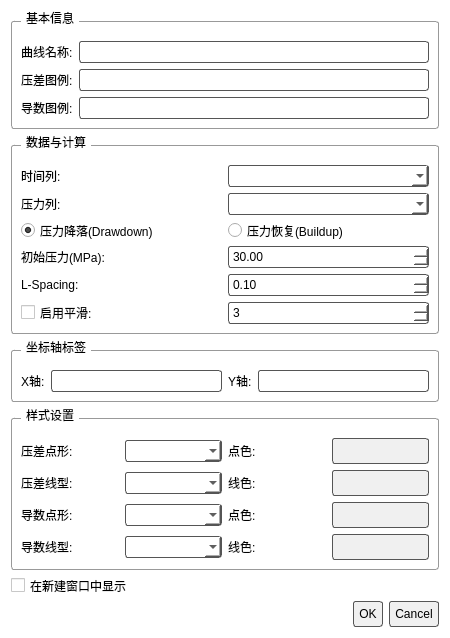
<?xml version="1.0" encoding="UTF-8"?>
<ui version="4.0">
 <class>PlottingDialog3</class>
 <widget class="QDialog" name="PlottingDialog3">
  <property name="geometry">
   <rect>
    <x>0</x>
    <y>0</y>
    <width>450</width>
    <height>620</height>
   </rect>
  </property>
  <property name="windowTitle">
   <string>双对数曲线设置</string>
  </property>
  <property name="styleSheet">
   <string notr="true">/* 统一样式 */
QDialog, QWidget { background-color: white;
color: black; font-family: &quot;Microsoft YaHei&quot;; }
QLabel { color: black; }
QLineEdit, QComboBox, QSpinBox, QDoubleSpinBox { color: black; background-color: white;
border: 1px solid #555; padding: 2px; border-radius: 3px; }
QGroupBox { border: 1px solid #999; margin-top: 10px; padding-top: 10px; border-radius: 3px;
}
QGroupBox::title { subcontrol-origin: margin; left: 10px; padding: 0 3px; color: black; font-weight: bold; }
QPushButton { color: black; background-color: #f0f0f0;
border: 1px solid #555; padding: 5px; border-radius: 3px; }
QCheckBox, QRadioButton { color: black; spacing: 5px;
}
</string>
  </property>
  <layout class="QVBoxLayout" name="verticalLayout">
   <item>
    <widget class="QGroupBox" name="groupBasic">
     <property name="title">
      <string>基本信息</string>
     </property>
     <layout class="QFormLayout" name="formLayout">
      <item row="0" column="0">
       <widget class="QLabel" name="label">
        <property name="text">
         <string>曲线名称:</string>
        </property>
       </widget>
      </item>
      <item row="0" column="1">
       <widget class="QLineEdit" name="lineName"/>
      </item>
      <item row="1" column="0">
       <widget class="QLabel" name="label_2">
        <property name="text">
         <string>压差图例:</string>
        </property>
       </widget>
      </item>
      <item row="1" column="1">
       <widget class="QLineEdit" name="linePressLegend"/>
      </item>
      <item row="2" column="0">
       <widget class="QLabel" name="label_3">
        <property name="text">
         <string>导数图例:</string>
        </property>
       </widget>
      </item>
      <item row="2" column="1">
       <widget class="QLineEdit" name="lineDerivLegend"/>
      </item>
     </layout>
    </widget>
   </item>
   <item>
    <widget class="QGroupBox" name="groupData">
     <property name="title">
      <string>数据与计算</string>
     </property>
     <layout class="QGridLayout" name="gridLayout">
      <item row="0" column="0">
       <widget class="QLabel" name="label_4">
        <property name="text">
         <string>时间列:</string>
        </property>
       </widget>
      </item>
      <item row="0" column="1">
       <widget class="QComboBox" name="comboTime"/>
      </item>
      <item row="1" column="0">
       <widget class="QLabel" name="label_5">
        <property name="text">
         <string>压力列:</string>
        </property>
       </widget>
      </item>
      <item row="1" column="1">
       <widget class="QComboBox" name="comboPress"/>
      </item>
      <item row="2" column="0" colspan="2">
       <layout class="QHBoxLayout" name="horizontalLayout_Type">
        <item>
         <widget class="QRadioButton" name="radioDrawdown">
          <property name="text">
           <string>压力降落(Drawdown)</string>
          </property>
          <property name="checked">
           <bool>true</bool>
          </property>
         </widget>
        </item>
        <item>
         <widget class="QRadioButton" name="radioBuildup">
          <property name="text">
           <string>压力恢复(Buildup)</string>
          </property>
         </widget>
        </item>
       </layout>
      </item>
      <item row="3" column="0">
       <widget class="QLabel" name="labelPi">
        <property name="text">
         <string>初始压力(MPa):</string>
        </property>
       </widget>
      </item>
      <item row="3" column="1">
       <widget class="QDoubleSpinBox" name="spinPi">
        <property name="maximum">
         <double>9999.990000000000000</double>
        </property>
        <property name="value">
         <double>30.000000000000000</double>
        </property>
       </widget>
      </item>
      <item row="4" column="0">
       <widget class="QLabel" name="label_L">
        <property name="text">
         <string>L-Spacing:</string>
        </property>
       </widget>
      </item>
      <item row="4" column="1">
       <widget class="QDoubleSpinBox" name="spinL">
        <property name="value">
         <double>0.100000000000000</double>
        </property>
        <property name="singleStep">
         <double>0.010000000000000</double>
        </property>
       </widget>
      </item>
      <item row="5" column="0" colspan="2">
       <layout class="QHBoxLayout" name="horizontalLayout_2">
        <item>
         <widget class="QCheckBox" name="checkSmooth">
          <property name="text">
           <string>启用平滑:</string>
          </property>
         </widget>
        </item>
        <item>
         <widget class="QSpinBox" name="spinSmooth">
          <property name="enabled">
           <bool>false</bool>
          </property>
          <property name="minimum">
           <number>1</number>
          </property>
          <property name="maximum">
           <number>99</number>
          </property>
          <property name="singleStep">
           <number>2</number>
          </property>
          <property name="value">
           <number>3</number>
          </property>
         </widget>
        </item>
       </layout>
      </item>
     </layout>
    </widget>
   </item>
   <item>
    <widget class="QGroupBox" name="groupAxis">
     <property name="title">
      <string>坐标轴标签</string>
     </property>
     <layout class="QHBoxLayout" name="horizontalLayout_3">
      <item>
       <widget class="QLabel" name="label_X">
        <property name="text">
         <string>X轴:</string>
        </property>
       </widget>
      </item>
      <item>
       <widget class="QLineEdit" name="lineXLabel"/>
      </item>
      <item>
       <widget class="QLabel" name="label_Y">
        <property name="text">
         <string>Y轴:</string>
        </property>
       </widget>
      </item>
      <item>
       <widget class="QLineEdit" name="lineYLabel"/>
      </item>
     </layout>
    </widget>
   </item>
   <item>
    <widget class="QGroupBox" name="groupStyle">
     <property name="title">
      <string>样式设置</string>
     </property>
     <layout class="QGridLayout" name="gridLayout_2">
      <item row="0" column="0">
       <widget class="QLabel" name="label_P1">
        <property name="text">
         <string>压差点形:</string>
        </property>
       </widget>
      </item>
      <item row="0" column="1">
       <widget class="QComboBox" name="comboPressShape"/>
      </item>
      <item row="0" column="2">
       <widget class="QLabel" name="label_P2">
        <property name="text">
         <string>点色:</string>
        </property>
       </widget>
      </item>
      <item row="0" column="3">
       <widget class="QPushButton" name="btnPressPointColor">
        <property name="text">
         <string/>
        </property>
       </widget>
      </item>
      <item row="1" column="0">
       <widget class="QLabel" name="label_P3">
        <property name="text">
         <string>压差线型:</string>
        </property>
       </widget>
      </item>
      <item row="1" column="1">
       <widget class="QComboBox" name="comboPressLine"/>
      </item>
      <item row="1" column="2">
       <widget class="QLabel" name="label_P4">
        <property name="text">
         <string>线色:</string>
        </property>
       </widget>
      </item>
      <item row="1" column="3">
       <widget class="QPushButton" name="btnPressLineColor">
        <property name="text">
         <string/>
        </property>
       </widget>
      </item>
      <item row="2" column="0">
       <widget class="QLabel" name="label_D1">
        <property name="text">
         <string>导数点形:</string>
        </property>
       </widget>
      </item>
      <item row="2" column="1">
       <widget class="QComboBox" name="comboDerivShape"/>
      </item>
      <item row="2" column="2">
       <widget class="QLabel" name="label_D2">
        <property name="text">
         <string>点色:</string>
        </property>
       </widget>
      </item>
      <item row="2" column="3">
       <widget class="QPushButton" name="btnDerivPointColor">
        <property name="text">
         <string/>
        </property>
       </widget>
      </item>
      <item row="3" column="0">
       <widget class="QLabel" name="label_D3">
        <property name="text">
         <string>导数线型:</string>
        </property>
       </widget>
      </item>
      <item row="3" column="1">
       <widget class="QComboBox" name="comboDerivLine"/>
      </item>
      <item row="3" column="2">
       <widget class="QLabel" name="label_D4">
        <property name="text">
         <string>线色:</string>
        </property>
       </widget>
      </item>
      <item row="3" column="3">
       <widget class="QPushButton" name="btnDerivLineColor">
        <property name="text">
         <string/>
        </property>
       </widget>
      </item>
     </layout>
    </widget>
   </item>
   <item>
    <widget class="QCheckBox" name="checkNewWindow">
     <property name="text">
      <string>在新建窗口中显示</string>
     </property>
    </widget>
   </item>
   <item>
    <widget class="QDialogButtonBox" name="buttonBox">
     <property name="standardButtons">
      <set>QDialogButtonBox::Cancel|QDialogButtonBox::Ok</set>
     </property>
    </widget>
   </item>
  </layout>
 </widget>
 <resources/>
 <connections>
  <connection>
   <sender>buttonBox</sender>
   <signal>accepted()</signal>
   <receiver>PlottingDialog3</receiver>
   <slot>accept()</slot>
  </connection>
  <connection>
   <sender>buttonBox</sender>
   <signal>rejected()</signal>
   <receiver>PlottingDialog3</receiver>
   <slot>reject()</slot>
  </connection>
 </connections>
</ui>
